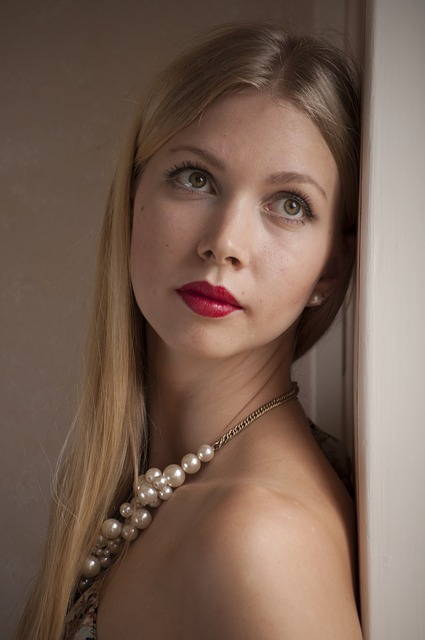
//> input picture data/portrait.jpg, 425 x 640 px
$ ./color-correct data/portrait.jpg out.png   (built with g++ and OpenCV 4)
//> lines starting //> are read from the running program, lines starting //| are printed output that depends on the picture; after the words box and inside, x2 and y2 are one past the last pixel; in counts of white or black regions, pixels touching at a corner belong together
#include "opencv2/opencv.hpp"
#include <iostream>

using namespace std;
using namespace cv;

int main(int argc, char** argv)
{

	cout<<"Usage: ./executable input_image output_image \n";

	if(argc!=3)
	{
		return 0;
	}


    int filterFactor = 1;
    Mat my_img = imread(argv[1]);
//> my_img is the input picture: 640 rows x 425 cols, CV_8UC3; mean B, G, R 82.2, 95.8, 119.3
    Mat orig_img = my_img.clone();
    imshow("original",my_img);

    Mat simg;

    cvtColor(my_img, simg, CV_BGR2GRAY);
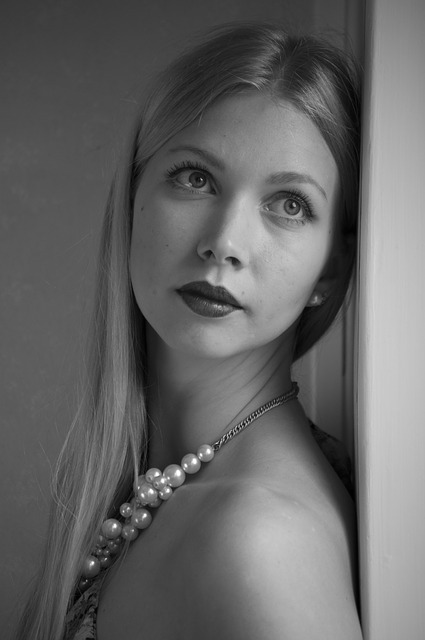
//> simg: 640 rows x 425 cols, CV_8UC1; min 1, max 255, mean 101.3

    long int N = simg.rows*simg.cols;
//> N = 272000

    int histo_b[256];
    int histo_g[256];
    int histo_r[256];

    for(int i=0; i<256; i++){
        histo_b[i] = 0;
        histo_g[i] = 0;
        histo_r[i] = 0;
    }
    Vec3b intensity;

    for(int i=0; i<simg.rows; i++){
        for(int j=0; j<simg.cols; j++){
            intensity = my_img.at<Vec3b>(i,j);

            histo_b[intensity.val[0]] = histo_b[intensity.val[0]] + 1;
            histo_g[intensity.val[1]] = histo_g[intensity.val[1]] + 1;
            histo_r[intensity.val[2]] = histo_r[intensity.val[2]] + 1;
        }
    }
//> this loop made 640 passes
//> intensity on passes 1 to 3: [104, 110, 117], [104, 110, 117], [104, 110, 117]
//> after the loop, intensity = [133, 142, 152]; histo_b = 256 values, max 5233 at index 49, min 0 at index 207, mean 1062.5; histo_g = 256 values, max 4924 at index 89, min 0 at index 220, mean 1062.5; histo_r = 256 values, max 4835 at index 106, min 0 at index 0, mean 1062.5

    for(int i = 1; i<256; i++){
        histo_b[i] = histo_b[i] + filterFactor * histo_b[i-1];
        histo_g[i] = histo_g[i] + filterFactor * histo_g[i-1];
        histo_r[i] = histo_r[i] + filterFactor * histo_r[i-1];
    }
//> after the loop, histo_b = 256 values from 765 to 272000; histo_g = 256 values from 293 to 272000; histo_r = 256 values from 0 to 272000

    int vmin_b=0;
    int vmin_g=0;
    int vmin_r=0;
    int s1 = 3;
    int s2 = 3;

    while(histo_b[vmin_b+1] <= N*s1/100){
        vmin_b = vmin_b +1;
    }
//> this loop made 14 passes
//> after the loop, vmin_b = 14
    while(histo_g[vmin_g+1] <= N*s1/100){
        vmin_g = vmin_g +1;
    }
//> this loop made 21 passes
//> after the loop, vmin_g = 21
    while(histo_r[vmin_r+1] <= N*s1/100){
        vmin_r = vmin_r +1;
    }
//> this loop made 37 passes
//> after the loop, vmin_r = 37

    int vmax_b = 255-1;
    int vmax_g = 255-1;
    int vmax_r = 255-1;

    while(histo_b[vmax_b-1]>(N-((N/100)*s2)))
    {
        vmax_b = vmax_b-1;
    }
//> this loop made 70 passes
//> after the loop, vmax_b = 184
    if(vmax_b < 255-1){
        vmax_b = vmax_b+1;
//> vmax_b = 185
    }
    while(histo_g[vmax_g-1]>(N-((N/100)*s2)))
    {
        vmax_g = vmax_g-1;
    }
//> this loop made 63 passes
//> after the loop, vmax_g = 191
    if(vmax_g < 255-1){
        vmax_g = vmax_g+1;
//> vmax_g = 192
    }
    while(histo_r[vmax_r-1]>(N-((N/100)*s2)))
    {
        vmax_r = vmax_r-1;
    }
//> this loop made 47 passes
//> after the loop, vmax_r = 207
    if(vmax_r < 255-1){
        vmax_r = vmax_r+1;
//> vmax_r = 208
    }

    for(int i=0; i<simg.rows; i++)
    {
        for(int j=0; j<simg.cols; j++)
        {

            intensity = my_img.at<Vec3b>(i,j);

            if(intensity.val[0]<vmin_b){
                intensity.val[0] = vmin_b;
            }
            if(intensity.val[0]>vmax_b){
                intensity.val[0]=vmax_b;
            }


            if(intensity.val[1]<vmin_g){
                intensity.val[1] = vmin_g;
            }
            if(intensity.val[1]>vmax_g){
                intensity.val[1]=vmax_g;
            }


            if(intensity.val[2]<vmin_r){
                intensity.val[2] = vmin_r;
            }
            if(intensity.val[2]>vmax_r){
                intensity.val[2]=vmax_r;
            }

            my_img.at<Vec3b>(i,j) = intensity;
        }
    }
//> my_img: 640 rows x 425 cols, CV_8UC3; 8.08% of pixels changed, all inside (x1, y1, x2, y2) = (63, 43, 415, 640)
//> after the loop, intensity = [133, 142, 152]

    for(int i=0; i<simg.rows; i++){
        for(int j=0; j<simg.cols; j++){

            intensity = my_img.at<Vec3b>(i,j);
            intensity.val[0] = (intensity.val[0] - vmin_b)*255/(vmax_b-vmin_b);
            intensity.val[1] = (intensity.val[1] - vmin_g)*255/(vmax_g-vmin_g);
            intensity.val[2] = (intensity.val[2] - vmin_r)*255/(vmax_r-vmin_r);
            my_img.at<Vec3b>(i,j) = intensity;
        }
    }
//> this loop made 640 passes
//> intensity on passes 1 to 3: [134, 132, 119], [134, 132, 119], [134, 132, 119]
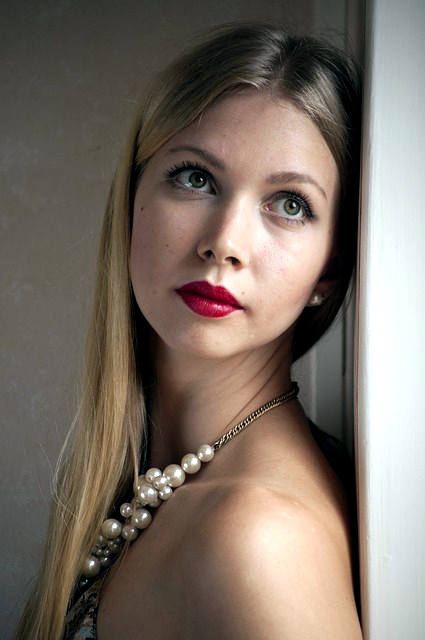
//> my_img: 640 rows x 425 cols, CV_8UC3; mean B, G, R 101.3, 111.1, 122.5
//> after the loop, intensity = [177, 180, 171]


    // sharpen image using "unsharp mask" algorithm
    Mat blurred; double sigma = 1, threshold = 5, amount = 1;
    GaussianBlur(my_img, blurred, Size(), sigma, sigma);
    Mat lowContrastMask = abs(my_img - blurred) < threshold;
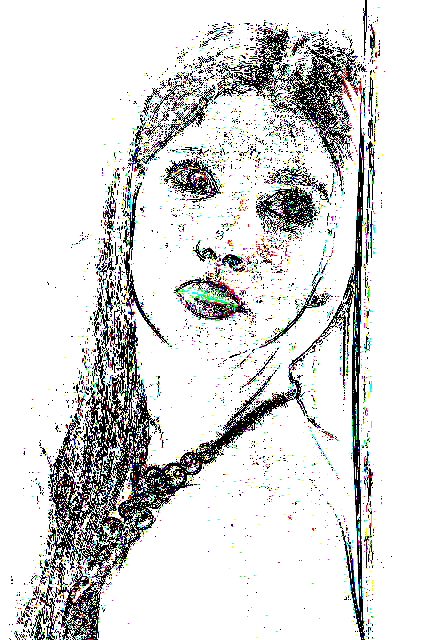
//> lowContrastMask: 640 rows x 425 cols, CV_8UC3; mean B, G, R 217.4, 217.8, 217.6
    Mat sharpened = my_img*(1+amount) + blurred*(-amount);
    my_img.copyTo(sharpened, lowContrastMask);

    imshow("New Image",sharpened);
    waitKey(0);

    Mat comp_img;
    hconcat(orig_img, sharpened, comp_img);
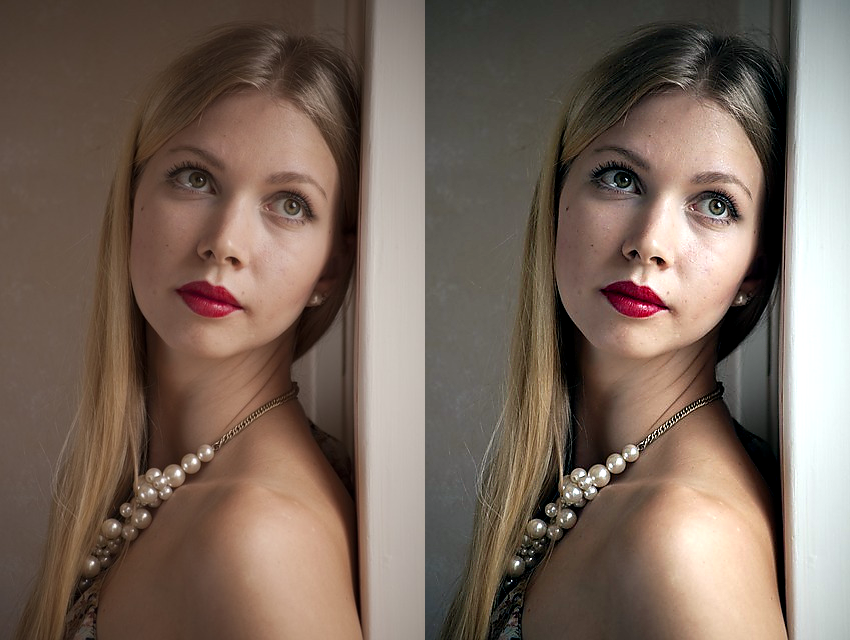
//> comp_img: 640 rows x 850 cols, CV_8UC3; mean B, G, R 91.8, 103.5, 121
    imwrite(argv[2], comp_img);
}
